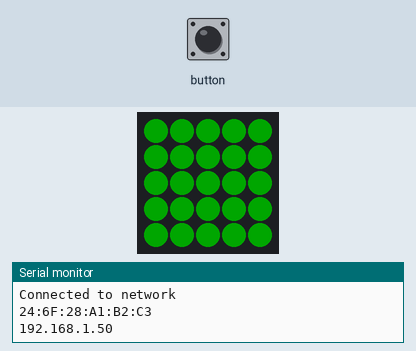
Simulated run of this sketch. Board: ESP32. Shown: 5×5 RGB LED matrix (first LED top left, wired row by row), the last lines printed to the serial monitor. The inputs (shaded band) are chosen by the test bench. Dim RGB values are drawn brighter than linear; WiFi joins after 1.5 s; servers stay silent unless stated; a WiFi scan finds three made-up networks.

Above: at 5.2 s.
5.3 s: button pressed for 0.15 s
6.9 s: button pressed for 1 s
At 8.3 s:
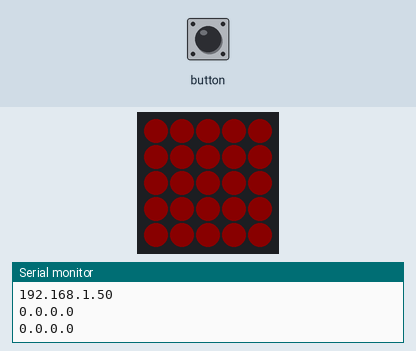
9.4 s: button pressed for 0.15 s
At 10.6 s:
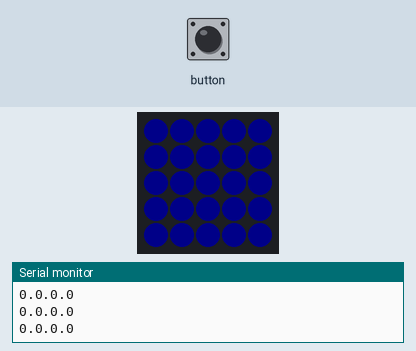
11.0 s: button pressed for 3.2 s
At 12.1 s:
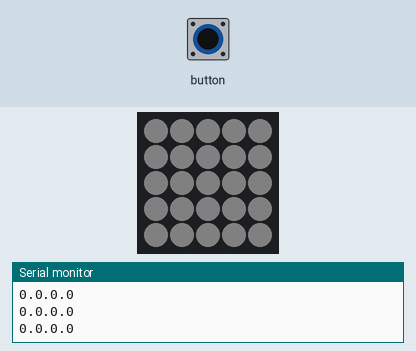
Timing chart, 0 to 14.0 s (numbered marks = the images above; inputs shaded):
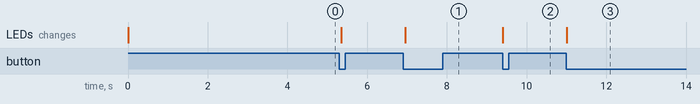

The sketch:

Buttom_wifi.ino
```cpp
#include "M5Atom.h"
#include <WiFi.h>


const char* ssid = "AirStation";
const char* password =  "";

extern const unsigned char AtomImageData[375 + 2];

uint8_t DisBuff[2 + 5 * 5 * 3];

String translateEncryptionType(wifi_auth_mode_t encryptionType) {

  switch (encryptionType) {
    case (WIFI_AUTH_OPEN):
      return "Open";
    case (WIFI_AUTH_WEP):
      return "WEP";
    case (WIFI_AUTH_WPA_PSK):
      return "WPA_PSK";
    case (WIFI_AUTH_WPA2_PSK):
      return "WPA2_PSK";
    case (WIFI_AUTH_WPA_WPA2_PSK):
      return "WPA_WPA2_PSK";
    case (WIFI_AUTH_WPA2_ENTERPRISE):
      return "WPA2_ENTERPRISE";
  }
}

void scanNetworks() {

  int numberOfNetworks = WiFi.scanNetworks();

  Serial.print("Number of networks found: ");
  Serial.println(numberOfNetworks);

  for (int i = 0; i < numberOfNetworks; i++) {

    Serial.print("Network name: ");
    Serial.println(WiFi.SSID(i));

    Serial.print("Signal strength: ");
    Serial.println(WiFi.RSSI(i));

    Serial.print("MAC address: ");
    Serial.println(WiFi.BSSIDstr(i));

    Serial.print("Encryption type: ");
    String encryptionTypeDescription = translateEncryptionType(WiFi.encryptionType(i));
    Serial.println(encryptionTypeDescription);
    Serial.println("-----------------------");

  }
}

void connectToNetwork() {
  WiFi.begin(ssid, password);

  while (WiFi.status() != WL_CONNECTED) {
    delay(1000);
    Serial.println("Establishing connection to WiFi..");
  }

  Serial.println("Connected to network");

}

void setBuff(uint8_t Rdata, uint8_t Gdata, uint8_t Bdata)
{
    DisBuff[0] = 0x05;
    DisBuff[1] = 0x05;
    for (int i = 0; i < 25; i++)
    {
        DisBuff[2 + i * 3 + 0] = Rdata;
        DisBuff[2 + i * 3 + 1] = Gdata;
        DisBuff[2 + i * 3 + 2] = Bdata;
    }
}

void setup()
{
    M5.begin(true, false, true);
    delay(10);
    setBuff(0xff, 0x00, 0x00);
    M5.dis.displaybuff(DisBuff);

      scanNetworks();
  connectToNetwork();

  Serial.println(WiFi.macAddress());
  Serial.println(WiFi.localIP());
}

uint8_t FSM = 0;

void loop()
{
    if (M5.Btn.wasPressed())
    {
         WiFi.disconnect(true);
          Serial.println(WiFi.localIP());
        switch (FSM)
        {
        case 0:
            setBuff(0x40, 0x00, 0x00);
            break;
        case 1:
            setBuff(0x00, 0x40, 0x00);
            break;
        case 2:
            setBuff(0x00, 0x00, 0x40);
            break;
        case 3:
            setBuff(0x20, 0x20, 0x20);
            break;
        default:
            break;
        }
        M5.dis.displaybuff(DisBuff);

        FSM++;
        if (FSM >= 4)
        {
            FSM = 0;
        }
    }

    delay(50);
    M5.update();
}
```

Source omitted: image.c (data table, 2825 bytes)

Measured:
- after the input at 6.9 s, the LEDs: change after 0.05 s (image 1)
- after the input at 9.4 s, the LEDs: change at once (image 2)
- after the input at 11.0 s, the LEDs: change at once (image 3)
